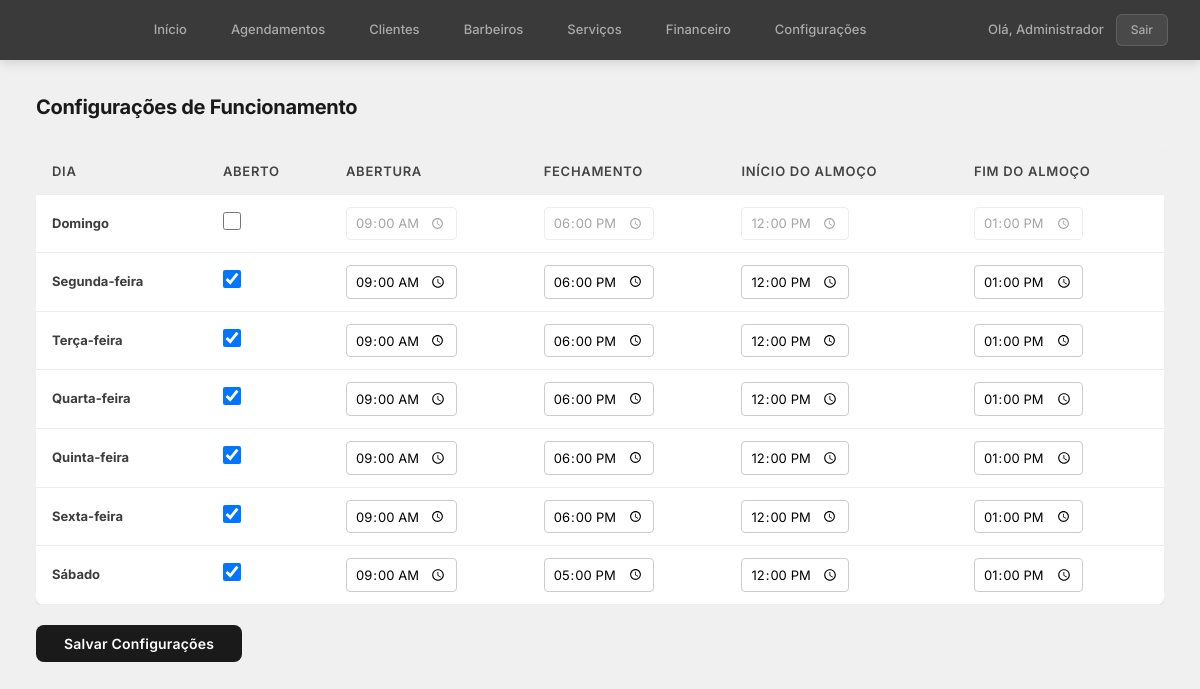
/admin/configuracoes.php (signed in), run on the app's committed database.
### tables this page shows
CREATE TABLE horario_funcionamento (
    id_horario        INT AUTO_INCREMENT PRIMARY KEY,
    dia_semana        TINYINT NOT NULL,   
    hora_inicio       TIME NOT NULL,      
    hora_fim          TIME NOT NULL,      
    intervalo_inicio  TIME,               
    intervalo_fim     TIME,               
    aberto            TINYINT(1) NOT NULL DEFAULT 1   
);

### admin/configuracoes.php (the view, shortened to what this page needs)
<?php
require_once '../conexao.php';
$nomes_dias = ['Domingo', 'Segunda-feira', 'Terça-feira', 'Quarta-feira', 'Quinta-feira', 'Sexta-feira', 'Sábado'];
$sql       = "SELECT * FROM horario_funcionamento ORDER BY dia_semana ASC";
$resultado = $conn->query($sql);
$horarios = [];
while ($h = $resultado->fetch_assoc()) {
    $horarios[$h['dia_semana']] = $h;
}
?>
<!DOCTYPE html>
<html lang="pt-BR">
<head>
    <link rel="stylesheet" href="../CSS/style.css">
</head>
<body>
    <?php require_once '../includes/menu_admin.php'; ?>
    <div class="conteudo-principal">
        <h2 class="titulo-pagina">Configurações de Funcionamento</h2>
        <p style="color:#666; margin-bottom: 24px; font-size: 14px;">
        <form action="configuracoes.php" method="POST">
            <div style="overflow-x: auto;">
            <table class="tabela-config">
                <thead>
                    <tr>
                        <th>Dia</th>
                        <th>Aberto</th>
                        <th>Abertura</th>
                        <th>Fechamento</th>
                        <th>Início do Almoço</th>
                        <th>Fim do Almoço</th>
                    </tr>
                </thead>
                <tbody>
                    <?php for ($dia = 0; $dia <= 6; $dia++): ?>
                    <?php
                        $h        = $horarios[$dia] ?? [];
                        $aberto   = $h['aberto']           ?? 1;
                        $h_ini    = $h['hora_inicio']      ?? '09:00';
                        $h_fim    = $h['hora_fim']         ?? '18:00';
                        $al_ini   = $h['intervalo_inicio'] ?? '12:00';
                        $al_fim   = $h['intervalo_fim']    ?? '13:00';
                        $h_ini  = substr($h_ini,  0, 5);
                        $h_fim  = substr($h_fim,  0, 5);
                        $al_ini = $al_ini ? substr($al_ini, 0, 5) : '';
                        $al_fim = $al_fim ? substr($al_fim, 0, 5) : '';
                    ?>
                    <tr id="linha_<?php echo $dia; ?>" class="<?php echo $aberto ? '' : 'linha-fechada'; ?>">
                        <td><strong><?php echo $nomes_dias[$dia]; ?></strong></td>
                        <td>
                            <input type="checkbox" name="aberto_<?php echo $dia; ?>"
                                   <?php echo $aberto ? 'checked' : ''; ?>
                                   onchange="toggleDia(<?php echo $dia; ?>, this.checked)"
                                   style="width:18px;height:18px;cursor:pointer;">
                        </td>
                        <td>
                            <input type="time" name="hora_inicio_<?php echo $dia; ?>"
                                   value="<?php echo $h_ini; ?>" required>
                        </td>
                        <td>
                            <input type="time" name="hora_fim_<?php echo $dia; ?>"
                                   value="<?php echo $h_fim; ?>" required>
                        </td>
                        <td>
                            <input type="time" name="intervalo_ini_<?php echo $dia; ?>"
                                   value="<?php echo $al_ini; ?>">
                        </td>
                        <td>
                            <input type="time" name="intervalo_fim_<?php echo $dia; ?>"
                                   value="<?php echo $al_fim; ?>">
                        </td>
                    </tr>
                    <?php endfor; ?>
                </tbody>
            </table>
            </div>
            <div style="margin-top: 20px;">
                <button type="submit" class="btn-primario" style="width:auto;padding:10px 28px;">
                    Salvar Configurações
                </button>
            </div>
        </form>
    </div>
</body>
</html>

### includes/menu_admin.php (shortened to what this page needs)
<nav class="menu-topo">
    <div style="display: flex; gap: 20px; align-items: center; flex: 1; justify-content: center;">
        <a href="/barbertech/admin/dashboard.php">Início</a>
        <a href="/barbertech/admin/agendamentos.php">Agendamentos</a>
        <a href="/barbertech/admin/clientes.php">Clientes</a>
        <a href="/barbertech/admin/barbeiros.php">Barbeiros</a>
        <a href="/barbertech/admin/servicos.php">Serviços</a>
        <a href="/barbertech/admin/financeiro.php">Financeiro</a>
        <a href="/barbertech/admin/configuracoes.php">Configurações</a>
    </div>
    <div class="menu-usuario">
        <span>Olá, <?php echo htmlspecialchars($_SESSION['nome']); ?></span>
        <a href="/barbertech/logout.php" class="btn-sair">Sair</a>
    </div>
</nav>

### CSS/style.css (style rules this page uses)
* { margin: 0; padding: 0; box-sizing: border-box; }
body { font-family: 'Inter', Arial, sans-serif; background-color: #f0f0f0; color: #1a1a1a; font-size: 14px; line-height: 1.5; }
.btn-primario { background: #1a1a1a; color: #fff; border: none; padding: 12px 20px; border-radius: 8px; font-size: 14px; font-weight: 600; font-family: 'Inter', Arial, sans-serif; cursor: pointer; transition: background 0.2s, transform 0.1s; width: 100%; letter-spacing: 0.2px; }
.menu-topo { background: #3a3a3a; display: flex; justify-content: space-between; align-items: center; padding: 0 32px; height: 60px; position: sticky; top: 0; z-index: 100; box-shadow: 0 2px 12px rgba(0,0,0,0.15); }
.menu-topo nav a, .menu-topo div a:not(.btn-sair) { color: #aaaaaa; text-decoration: none; font-size: 13px; font-weight: 500; padding: 7px 12px; border-radius: 6px; transition: background 0.2s, color 0.2s; }
.menu-usuario { display: flex; align-items: center; gap: 12px; font-size: 13px; }
.menu-usuario span { color: #aaaaaa; font-weight: 500; }
.btn-sair { background: rgba(255,255,255,0.08); color: #aaaaaa; border: 1px solid rgba(255,255,255,0.12); padding: 6px 14px; border-radius: 6px; font-size: 12px; font-weight: 500; cursor: pointer; text-decoration: none; transition: all 0.2s; }
.conteudo-principal { padding: 32px 36px; max-width: 1200px; margin: 0 auto; }
.titulo-pagina { font-size: 20px; font-weight: 700; color: #1a1a1a; margin-bottom: 28px; letter-spacing: -0.3px; }
table { width: 100%; border-collapse: collapse; font-size: 13px; }
table thead { background: #f7f7f7; border-bottom: 1px solid #eeeeee; }
table thead th { padding: 13px 18px; text-align: left; font-weight: 600; color: #6b6b6b; font-size: 11px; text-transform: uppercase; letter-spacing: 0.7px; }
table tbody tr { border-bottom: 1px solid #f2f2f2; transition: background 0.15s; }
table tbody tr:last-child { border-bottom: none; }
table tbody td { padding: 14px 18px; color: #3d3d3d; font-size: 13px; }
input[type="text"], input[type="email"], input[type="date"], input[type="number"], input[type="time"], input[type="password"], select, textarea { font-family: 'Inter', Arial, sans-serif; }

### admin/configuracoes.php (style rules this page uses)
.tabela-config { width: 100%; border-collapse: collapse; background: #fff; border-radius: 8px; overflow: hidden; box-shadow: 0 1px 4px rgba(0,0,0,0.08); }
.tabela-config th { background: #f0f0f0; padding: 12px 16px; text-align: left; font-size: 13px; color: #444; }
.tabela-config td { padding: 12px 16px; border-bottom: 1px solid #eee; vertical-align: middle; }
.tabela-config input[type="time"] { padding: 6px 8px; border: 1px solid #ccc; border-radius: 4px; font-size: 13px; }
.linha-fechada td:nth-child(n+3) { opacity: 0.35; pointer-events: none; }

### data on the page
horario_funcionamento: dia "Domingo", hora_inicio "09:00", hora_fim "18:00", intervalo_inicio "12:00", intervalo_fim "13:00"
horario_funcionamento: dia "Segunda-feira", aberto "☑", hora_inicio "09:00", hora_fim "18:00", intervalo_inicio "12:00", intervalo_fim "13:00"
horario_funcionamento: dia "Terça-feira", aberto "☑", hora_inicio "09:00", hora_fim "18:00", intervalo_inicio "12:00", intervalo_fim "13:00"
horario_funcionamento: dia "Quarta-feira", aberto "☑", hora_inicio "09:00", hora_fim "18:00", intervalo_inicio "12:00", intervalo_fim "13:00"
horario_funcionamento: dia "Quinta-feira", aberto "☑", hora_inicio "09:00", hora_fim "18:00", intervalo_inicio "12:00", intervalo_fim "13:00"
horario_funcionamento: dia "Sexta-feira", aberto "☑", hora_inicio "09:00", hora_fim "18:00", intervalo_inicio "12:00", intervalo_fim "13:00"
horario_funcionamento: dia "Sábado", aberto "☑", hora_inicio "09:00", hora_fim "17:00", intervalo_inicio "12:00", intervalo_fim "13:00"

### other printed values
$_SESSION['nome'] "Administrador"
